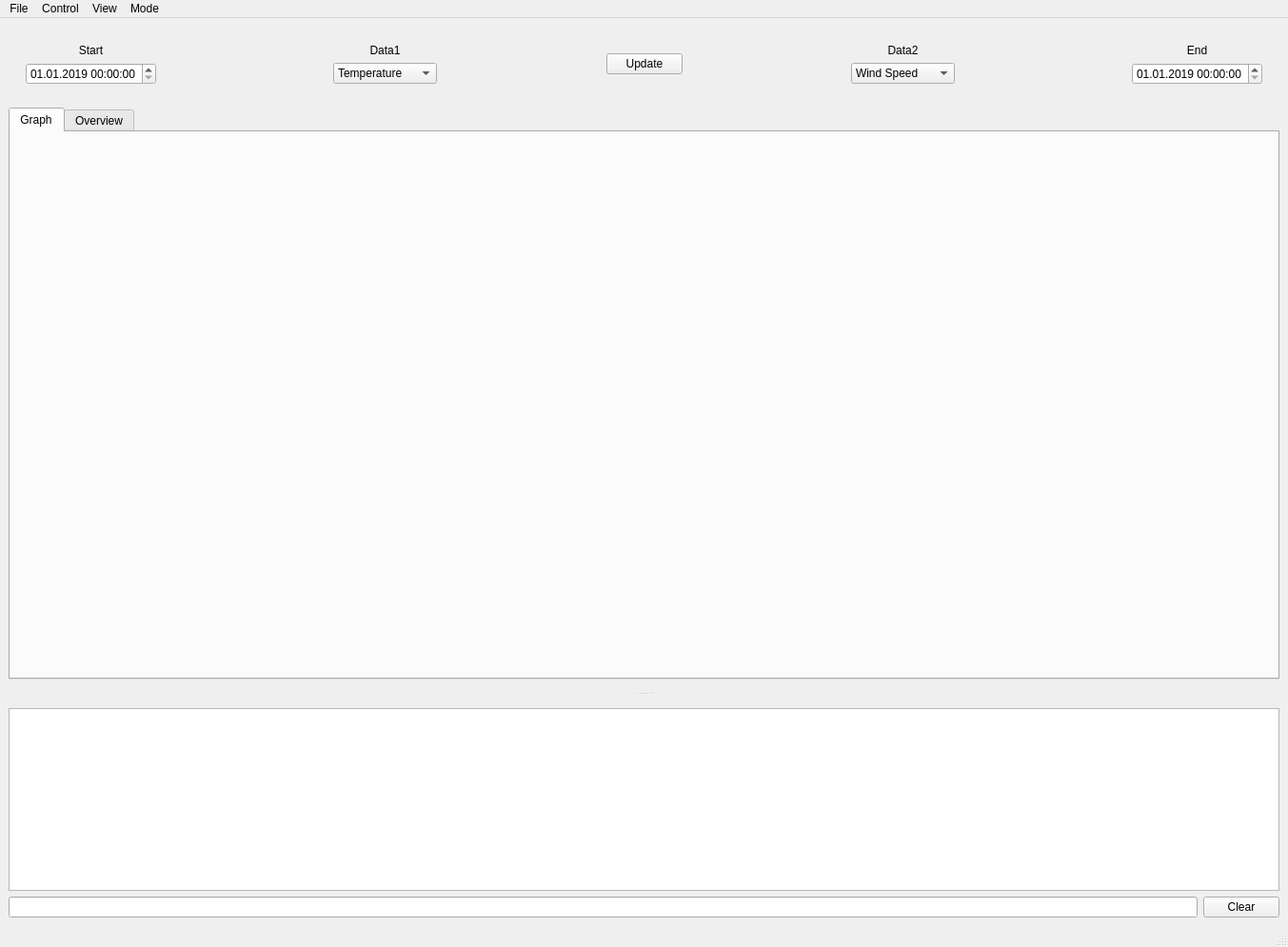
<?xml version="1.0" encoding="UTF-8"?>
<ui version="4.0">
 <class>MainWindow</class>
 <widget class="QMainWindow" name="MainWindow">
  <property name="geometry">
   <rect>
    <x>0</x>
    <y>0</y>
    <width>1353</width>
    <height>995</height>
   </rect>
  </property>
  <property name="windowTitle">
   <string>MainWindow</string>
  </property>
  <widget class="QWidget" name="centralwidget">
   <layout class="QGridLayout" name="gridLayout">
    <item row="0" column="0">
     <widget class="QSplitter" name="splitter_main">
      <property name="orientation">
       <enum>Qt::Vertical</enum>
      </property>
      <property name="opaqueResize">
       <bool>false</bool>
      </property>
      <property name="handleWidth">
       <number>30</number>
      </property>
      <widget class="QWidget" name="verticalWidget_Graph" native="true">
       <property name="sizePolicy">
        <sizepolicy hsizetype="MinimumExpanding" vsizetype="MinimumExpanding">
         <horstretch>0</horstretch>
         <verstretch>1</verstretch>
        </sizepolicy>
       </property>
       <layout class="QVBoxLayout" name="verticalLayout_2">
        <item>
         <widget class="QFrame" name="horizontalFrame_dateTimeLabel">
          <property name="sizePolicy">
           <sizepolicy hsizetype="Minimum" vsizetype="Maximum">
            <horstretch>0</horstretch>
            <verstretch>0</verstretch>
           </sizepolicy>
          </property>
          <layout class="QHBoxLayout" name="layout_start_end_label">
           <item>
            <widget class="QWidget" name="verticalWidget_start" native="true">
             <property name="sizePolicy">
              <sizepolicy hsizetype="Preferred" vsizetype="Maximum">
               <horstretch>0</horstretch>
               <verstretch>0</verstretch>
              </sizepolicy>
             </property>
             <layout class="QVBoxLayout" name="verticalLayout_5">
              <item>
               <widget class="QLabel" name="label_start">
                <property name="sizePolicy">
                 <sizepolicy hsizetype="Minimum" vsizetype="Fixed">
                  <horstretch>0</horstretch>
                  <verstretch>0</verstretch>
                 </sizepolicy>
                </property>
                <property name="minimumSize">
                 <size>
                  <width>115</width>
                  <height>0</height>
                 </size>
                </property>
                <property name="text">
                 <string>Start</string>
                </property>
                <property name="alignment">
                 <set>Qt::AlignCenter</set>
                </property>
               </widget>
              </item>
              <item>
               <widget class="QDateTimeEdit" name="dateTimeEdit_start">
                <property name="enabled">
                 <bool>true</bool>
                </property>
                <property name="sizePolicy">
                 <sizepolicy hsizetype="Preferred" vsizetype="Maximum">
                  <horstretch>0</horstretch>
                  <verstretch>0</verstretch>
                 </sizepolicy>
                </property>
                <property name="minimumSize">
                 <size>
                  <width>125</width>
                  <height>0</height>
                 </size>
                </property>
                <property name="readOnly">
                 <bool>false</bool>
                </property>
                <property name="date">
                 <date>
                  <year>2019</year>
                  <month>1</month>
                  <day>1</day>
                 </date>
                </property>
                <property name="displayFormat">
                 <string>dd.MM.yyyy HH:mm:ss</string>
                </property>
               </widget>
              </item>
             </layout>
            </widget>
           </item>
           <item>
            <spacer name="horizontalSpacer">
             <property name="orientation">
              <enum>Qt::Horizontal</enum>
             </property>
             <property name="sizeHint" stdset="0">
              <size>
               <width>40</width>
               <height>20</height>
              </size>
             </property>
            </spacer>
           </item>
           <item>
            <widget class="QWidget" name="verticalWidget_Data1" native="true">
             <property name="sizePolicy">
              <sizepolicy hsizetype="Maximum" vsizetype="Maximum">
               <horstretch>0</horstretch>
               <verstretch>0</verstretch>
              </sizepolicy>
             </property>
             <layout class="QVBoxLayout" name="verticalLayout_6">
              <item>
               <widget class="QLabel" name="label_Data3">
                <property name="sizePolicy">
                 <sizepolicy hsizetype="Preferred" vsizetype="Minimum">
                  <horstretch>0</horstretch>
                  <verstretch>0</verstretch>
                 </sizepolicy>
                </property>
                <property name="text">
                 <string>Data1</string>
                </property>
                <property name="alignment">
                 <set>Qt::AlignCenter</set>
                </property>
               </widget>
              </item>
              <item>
               <widget class="QComboBox" name="comboBox_Data2_2">
                <item>
                 <property name="text">
                  <string>Temperature</string>
                 </property>
                </item>
                <item>
                 <property name="text">
                  <string>Wind Speed</string>
                 </property>
                </item>
                <item>
                 <property name="text">
                  <string>Wind Direction</string>
                 </property>
                </item>
               </widget>
              </item>
             </layout>
            </widget>
           </item>
           <item>
            <spacer name="horizontalSpacer_3">
             <property name="orientation">
              <enum>Qt::Horizontal</enum>
             </property>
             <property name="sizeType">
              <enum>QSizePolicy::Expanding</enum>
             </property>
             <property name="sizeHint" stdset="0">
              <size>
               <width>40</width>
               <height>20</height>
              </size>
             </property>
            </spacer>
           </item>
           <item>
            <widget class="QPushButton" name="pushButton_update">
             <property name="sizePolicy">
              <sizepolicy hsizetype="Minimum" vsizetype="Fixed">
               <horstretch>0</horstretch>
               <verstretch>0</verstretch>
              </sizepolicy>
             </property>
             <property name="text">
              <string>Update</string>
             </property>
            </widget>
           </item>
           <item>
            <spacer name="horizontalSpacer_4">
             <property name="orientation">
              <enum>Qt::Horizontal</enum>
             </property>
             <property name="sizeHint" stdset="0">
              <size>
               <width>40</width>
               <height>20</height>
              </size>
             </property>
            </spacer>
           </item>
           <item>
            <widget class="QWidget" name="verticalWidget_Data2" native="true">
             <property name="sizePolicy">
              <sizepolicy hsizetype="Maximum" vsizetype="Maximum">
               <horstretch>0</horstretch>
               <verstretch>0</verstretch>
              </sizepolicy>
             </property>
             <layout class="QVBoxLayout" name="verticalLayout_7">
              <item>
               <widget class="QLabel" name="label_Data2">
                <property name="sizePolicy">
                 <sizepolicy hsizetype="Preferred" vsizetype="Minimum">
                  <horstretch>0</horstretch>
                  <verstretch>0</verstretch>
                 </sizepolicy>
                </property>
                <property name="text">
                 <string>Data2</string>
                </property>
                <property name="alignment">
                 <set>Qt::AlignCenter</set>
                </property>
               </widget>
              </item>
              <item>
               <widget class="QComboBox" name="comboBox_Data2">
                <item>
                 <property name="text">
                  <string>Wind Speed</string>
                 </property>
                </item>
                <item>
                 <property name="text">
                  <string>Temperature</string>
                 </property>
                </item>
                <item>
                 <property name="text">
                  <string>Wind Direction</string>
                 </property>
                </item>
               </widget>
              </item>
             </layout>
            </widget>
           </item>
           <item>
            <spacer name="horizontalSpacer_2">
             <property name="orientation">
              <enum>Qt::Horizontal</enum>
             </property>
             <property name="sizeHint" stdset="0">
              <size>
               <width>40</width>
               <height>20</height>
              </size>
             </property>
            </spacer>
           </item>
           <item>
            <widget class="QWidget" name="verticalWidget_stop" native="true">
             <property name="sizePolicy">
              <sizepolicy hsizetype="Preferred" vsizetype="Maximum">
               <horstretch>0</horstretch>
               <verstretch>0</verstretch>
              </sizepolicy>
             </property>
             <layout class="QVBoxLayout" name="verticalLayout_8">
              <item>
               <widget class="QLabel" name="label_stop">
                <property name="sizePolicy">
                 <sizepolicy hsizetype="Minimum" vsizetype="Fixed">
                  <horstretch>0</horstretch>
                  <verstretch>0</verstretch>
                 </sizepolicy>
                </property>
                <property name="minimumSize">
                 <size>
                  <width>115</width>
                  <height>0</height>
                 </size>
                </property>
                <property name="text">
                 <string>End</string>
                </property>
                <property name="alignment">
                 <set>Qt::AlignCenter</set>
                </property>
               </widget>
              </item>
              <item>
               <widget class="QDateTimeEdit" name="dateTimeEdit_stop">
                <property name="sizePolicy">
                 <sizepolicy hsizetype="Preferred" vsizetype="Fixed">
                  <horstretch>0</horstretch>
                  <verstretch>0</verstretch>
                 </sizepolicy>
                </property>
                <property name="minimumSize">
                 <size>
                  <width>125</width>
                  <height>0</height>
                 </size>
                </property>
                <property name="date">
                 <date>
                  <year>2019</year>
                  <month>1</month>
                  <day>1</day>
                 </date>
                </property>
                <property name="displayFormat">
                 <string>dd.MM.yyyy HH:mm:ss</string>
                </property>
               </widget>
              </item>
             </layout>
            </widget>
           </item>
          </layout>
         </widget>
        </item>
        <item>
         <widget class="QTabWidget" name="tabWidget">
          <property name="currentIndex">
           <number>0</number>
          </property>
          <widget class="QWidget" name="tab_graph">
           <attribute name="title">
            <string>Graph</string>
           </attribute>
           <layout class="QGridLayout" name="gridLayout_2">
            <item row="0" column="0">
             <widget class="MplWidget" name="MplWidget" native="true">
              <property name="sizePolicy">
               <sizepolicy hsizetype="MinimumExpanding" vsizetype="MinimumExpanding">
                <horstretch>0</horstretch>
                <verstretch>0</verstretch>
               </sizepolicy>
              </property>
             </widget>
            </item>
           </layout>
          </widget>
          <widget class="QWidget" name="tab_overview">
           <attribute name="title">
            <string>Overview</string>
           </attribute>
          </widget>
         </widget>
        </item>
       </layout>
      </widget>
      <widget class="QWidget" name="verticalWidget_Console" native="true">
       <property name="sizePolicy">
        <sizepolicy hsizetype="MinimumExpanding" vsizetype="Maximum">
         <horstretch>0</horstretch>
         <verstretch>0</verstretch>
        </sizepolicy>
       </property>
       <layout class="QVBoxLayout" name="layout_Console">
        <item>
         <widget class="QTextBrowser" name="textBrowser_Console"/>
        </item>
        <item>
         <layout class="QHBoxLayout" name="layout_send_command">
          <item>
           <widget class="QLineEdit" name="line_send_command"/>
          </item>
          <item>
           <widget class="QPushButton" name="pushButton_clear_window">
            <property name="text">
             <string>Clear</string>
            </property>
           </widget>
          </item>
         </layout>
        </item>
       </layout>
      </widget>
     </widget>
    </item>
   </layout>
  </widget>
  <widget class="QMenuBar" name="menubar">
   <property name="geometry">
    <rect>
     <x>0</x>
     <y>0</y>
     <width>1353</width>
     <height>21</height>
    </rect>
   </property>
   <widget class="QMenu" name="menuFile">
    <property name="title">
     <string>File</string>
    </property>
    <addaction name="actionSave"/>
    <addaction name="actionOpen"/>
   </widget>
   <widget class="QMenu" name="menucontrol">
    <property name="title">
     <string>Control</string>
    </property>
    <widget class="QMenu" name="menuSet_Time">
     <property name="title">
      <string>Set Time</string>
     </property>
     <addaction name="action_set_time_utc"/>
     <addaction name="action_set_time_custom"/>
    </widget>
    <widget class="QMenu" name="menuSet_Position">
     <property name="title">
      <string>Set Position</string>
     </property>
     <addaction name="action_set_localtion_hamburg"/>
     <addaction name="action_set_location_custom"/>
    </widget>
    <widget class="QMenu" name="menuSet_Update_Intervall">
     <property name="toolTip">
      <string>Set the Intervall in which to download the data from the Station.</string>
     </property>
     <property name="title">
      <string>Set Update Interval</string>
     </property>
     <addaction name="action_set_update_interval_5_sec"/>
     <addaction name="action_set_update_interval_1_min"/>
     <addaction name="action_set_update_interval_15_min"/>
     <addaction name="action_set_update_interval_1_h"/>
     <addaction name="action_set_update_interval_manuel"/>
    </widget>
    <widget class="QMenu" name="menuSet_Messearing_Intervall">
     <property name="toolTip">
      <string>Set the intervall in which the station should take measurements.</string>
     </property>
     <property name="title">
      <string>Set Messearing Interval</string>
     </property>
     <addaction name="action_set_meas_interval_1_sec"/>
     <addaction name="action_set_meas_interval_5_sec"/>
     <addaction name="action_set_meas_interval_15_sec"/>
     <addaction name="action_set_meas_interval_1_min"/>
    </widget>
    <addaction name="menuSet_Time"/>
    <addaction name="menuSet_Position"/>
    <addaction name="action_sdjust_orientation"/>
    <addaction name="menuSet_Update_Intervall"/>
    <addaction name="menuSet_Messearing_Intervall"/>
   </widget>
   <widget class="QMenu" name="menuView">
    <property name="title">
     <string>View</string>
    </property>
    <addaction name="action_set_view_1_minute"/>
    <addaction name="action_set_view_15_minute"/>
    <addaction name="action_set_view_1_h"/>
    <addaction name="action_set_view_1_d"/>
    <addaction name="action_set_view_1_w"/>
    <addaction name="action_set_view_1_m"/>
    <addaction name="action_set_view_custom"/>
   </widget>
   <widget class="QMenu" name="menuMode">
    <property name="title">
     <string>Mode</string>
    </property>
    <addaction name="action_enable_debug"/>
    <addaction name="action_disable_debug"/>
   </widget>
   <addaction name="menuFile"/>
   <addaction name="menucontrol"/>
   <addaction name="menuView"/>
   <addaction name="menuMode"/>
  </widget>
  <widget class="QStatusBar" name="statusbar"/>
  <action name="actionSave">
   <property name="text">
    <string>Save</string>
   </property>
  </action>
  <action name="actionOpen">
   <property name="text">
    <string>Open</string>
   </property>
  </action>
  <action name="action_set_time_utc">
   <property name="text">
    <string>UTC</string>
   </property>
  </action>
  <action name="action_set_time_custom">
   <property name="text">
    <string>Custom</string>
   </property>
  </action>
  <action name="action_set_localtion_hamburg">
   <property name="text">
    <string>Hamburg</string>
   </property>
  </action>
  <action name="action_set_location_custom">
   <property name="text">
    <string>Custom</string>
   </property>
  </action>
  <action name="action_sdjust_orientation">
   <property name="text">
    <string>Adjust Orientation</string>
   </property>
  </action>
  <action name="action_set_update_interval_5_sec">
   <property name="checkable">
    <bool>true</bool>
   </property>
   <property name="text">
    <string>5 sec</string>
   </property>
  </action>
  <action name="action_set_update_interval_1_min">
   <property name="checkable">
    <bool>true</bool>
   </property>
   <property name="text">
    <string>1 min</string>
   </property>
  </action>
  <action name="action_set_update_interval_15_min">
   <property name="checkable">
    <bool>true</bool>
   </property>
   <property name="text">
    <string>15 min</string>
   </property>
  </action>
  <action name="action_set_update_interval_1_h">
   <property name="checkable">
    <bool>true</bool>
   </property>
   <property name="text">
    <string>1 h</string>
   </property>
  </action>
  <action name="action_set_meas_interval_1_sec">
   <property name="checkable">
    <bool>true</bool>
   </property>
   <property name="text">
    <string>1 sec</string>
   </property>
  </action>
  <action name="action_set_meas_interval_5_sec">
   <property name="checkable">
    <bool>true</bool>
   </property>
   <property name="text">
    <string>5 sec</string>
   </property>
  </action>
  <action name="action_set_meas_interval_15_sec">
   <property name="checkable">
    <bool>true</bool>
   </property>
   <property name="text">
    <string>15 sec</string>
   </property>
  </action>
  <action name="action_set_meas_interval_1_min">
   <property name="checkable">
    <bool>true</bool>
   </property>
   <property name="text">
    <string>1 min</string>
   </property>
  </action>
  <action name="action_set_view_1_minute">
   <property name="checkable">
    <bool>true</bool>
   </property>
   <property name="text">
    <string>Last Minute</string>
   </property>
  </action>
  <action name="action_set_view_15_minute">
   <property name="checkable">
    <bool>true</bool>
   </property>
   <property name="text">
    <string>Last 15 Minutes</string>
   </property>
  </action>
  <action name="action_set_view_1_h">
   <property name="checkable">
    <bool>true</bool>
   </property>
   <property name="text">
    <string>Last Hour</string>
   </property>
  </action>
  <action name="action_set_view_1_d">
   <property name="checkable">
    <bool>true</bool>
   </property>
   <property name="text">
    <string>Last Day</string>
   </property>
  </action>
  <action name="action_set_view_1_w">
   <property name="checkable">
    <bool>true</bool>
   </property>
   <property name="text">
    <string>Last Week</string>
   </property>
  </action>
  <action name="action_set_view_1_m">
   <property name="checkable">
    <bool>true</bool>
   </property>
   <property name="text">
    <string>Last Month</string>
   </property>
  </action>
  <action name="action_set_view_custom">
   <property name="checkable">
    <bool>true</bool>
   </property>
   <property name="text">
    <string>Custom</string>
   </property>
  </action>
  <action name="action_enable_debug">
   <property name="checkable">
    <bool>true</bool>
   </property>
   <property name="text">
    <string>Enable Debug</string>
   </property>
  </action>
  <action name="action_disable_debug">
   <property name="checkable">
    <bool>true</bool>
   </property>
   <property name="text">
    <string>Disable Debug</string>
   </property>
  </action>
  <action name="action_set_update_interval_manuel">
   <property name="checkable">
    <bool>true</bool>
   </property>
   <property name="text">
    <string>Manuel</string>
   </property>
  </action>
 </widget>
 <customwidgets>
  <customwidget>
   <class>MplWidget</class>
   <extends>QWidget</extends>
   <header>mywidgets.mplwidget.h</header>
   <container>1</container>
  </customwidget>
 </customwidgets>
 <resources>
  <include location="mvc_app.qrc"/>
 </resources>
 <connections/>
</ui>
